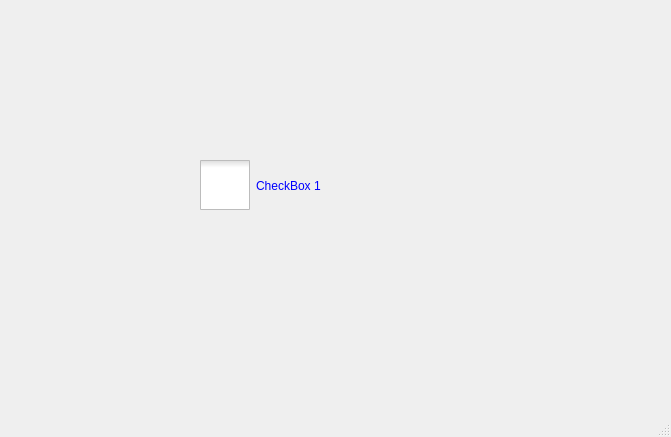
<?xml version="1.0" encoding="UTF-8"?>
<ui version="4.0">
 <class>MainWindow</class>
 <widget class="QMainWindow" name="MainWindow">
  <property name="geometry">
   <rect>
    <x>0</x>
    <y>0</y>
    <width>671</width>
    <height>437</height>
   </rect>
  </property>
  <property name="windowTitle">
   <string>MainWindow</string>
  </property>
  <widget class="QWidget" name="centralwidget">
   <widget class="QCheckBox" name="checkBox">
    <property name="geometry">
     <rect>
      <x>200</x>
      <y>130</y>
      <width>241</width>
      <height>111</height>
     </rect>
    </property>
    <property name="styleSheet">
     <string notr="true">QCheckBox{
	color: Blue;
font: 700 30px 'arial';

}

QCheckBox:indicator:checked{
width: 50px;
height: 50px;

}

QCheckBox:indicator:unchecked{
width: 50px;
height: 50px;

}
</string>
    </property>
    <property name="text">
     <string>CheckBox 1</string>
    </property>
    <property name="checked">
     <bool>false</bool>
    </property>
   </widget>
  </widget>
  <widget class="QMenuBar" name="menubar">
   <property name="geometry">
    <rect>
     <x>0</x>
     <y>0</y>
     <width>671</width>
     <height>21</height>
    </rect>
   </property>
  </widget>
  <widget class="QStatusBar" name="statusbar"/>
 </widget>
 <resources/>
 <connections/>
</ui>
